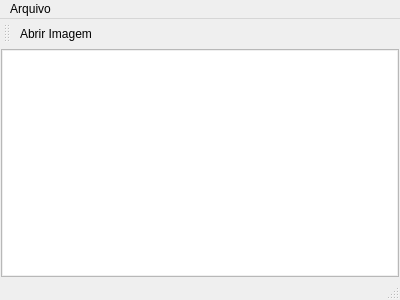
<?xml version="1.0" encoding="UTF-8"?>
<ui version="4.0">
 <class>MainWindow</class>
 <widget class="QMainWindow" name="MainWindow">
  <property name="geometry">
   <rect>
    <x>0</x>
    <y>0</y>
    <width>400</width>
    <height>300</height>
   </rect>
  </property>
  <property name="windowTitle">
   <string>MainWindow</string>
  </property>
  <property name="styleSheet">
   <string notr="true">#mainToolBar {
	border: none;
	background: qlineargradient(x1: 0, y1: 0, x2: 0, y2: 1,
	stop: 0 #a6a6a6, stop: 0.08 #7f7f7f,
	stop: 0.39999 #717171, stop: 0.4 #626262,
	stop: 0.9 #4c4c4c, stop: 1 #333333);
}

#lblImg {
	border: none;
	background: white;
}</string>
  </property>
  <widget class="QWidget" name="centralWidget">
   <layout class="QVBoxLayout" name="verticalLayout">
    <property name="margin">
     <number>1</number>
    </property>
    <item>
     <widget class="QScrollArea" name="scrollArea">
      <property name="widgetResizable">
       <bool>true</bool>
      </property>
      <widget class="QWidget" name="scrollAreaWidgetContents">
       <property name="geometry">
        <rect>
         <x>0</x>
         <y>0</y>
         <width>396</width>
         <height>223</height>
        </rect>
       </property>
       <layout class="QVBoxLayout" name="verticalLayout_2">
        <property name="margin">
         <number>1</number>
        </property>
        <item>
         <widget class="QLabel" name="lblImg">
          <property name="text">
           <string/>
          </property>
          <property name="alignment">
           <set>Qt::AlignLeading|Qt::AlignLeft|Qt::AlignTop</set>
          </property>
         </widget>
        </item>
       </layout>
      </widget>
     </widget>
    </item>
   </layout>
  </widget>
  <widget class="QMenuBar" name="menuBar">
   <property name="geometry">
    <rect>
     <x>0</x>
     <y>0</y>
     <width>400</width>
     <height>21</height>
    </rect>
   </property>
   <widget class="QMenu" name="menuArquivo">
    <property name="title">
     <string>Arquivo</string>
    </property>
    <addaction name="actionAbrir_Imagem"/>
    <addaction name="actionSalvar_como"/>
    <addaction name="separator"/>
    <addaction name="actionSair"/>
   </widget>
   <addaction name="menuArquivo"/>
  </widget>
  <widget class="QToolBar" name="mainToolBar">
   <property name="autoFillBackground">
    <bool>false</bool>
   </property>
   <property name="styleSheet">
    <string notr="true"/>
   </property>
   <property name="movable">
    <bool>true</bool>
   </property>
   <attribute name="toolBarArea">
    <enum>TopToolBarArea</enum>
   </attribute>
   <attribute name="toolBarBreak">
    <bool>false</bool>
   </attribute>
   <addaction name="actionAbrir_Imagem"/>
  </widget>
  <widget class="QStatusBar" name="statusBar"/>
  <action name="actionSair">
   <property name="icon">
    <iconset resource="recursos.qrc">
     <normaloff>:/botoes/res/application-exit.png</normaloff>:/botoes/res/application-exit.png</iconset>
   </property>
   <property name="text">
    <string>Sair</string>
   </property>
  </action>
  <action name="actionAbrir_Imagem">
   <property name="icon">
    <iconset resource="recursos.qrc">
     <normaloff>:/botoes/res/document-open.png</normaloff>:/botoes/res/document-open.png</iconset>
   </property>
   <property name="text">
    <string>Abrir Imagem</string>
   </property>
  </action>
  <action name="actionSalvar_como">
   <property name="text">
    <string>Salvar como...</string>
   </property>
  </action>
 </widget>
 <layoutdefault spacing="6" margin="11"/>
 <resources>
  <include location="recursos.qrc"/>
 </resources>
 <connections/>
</ui>
